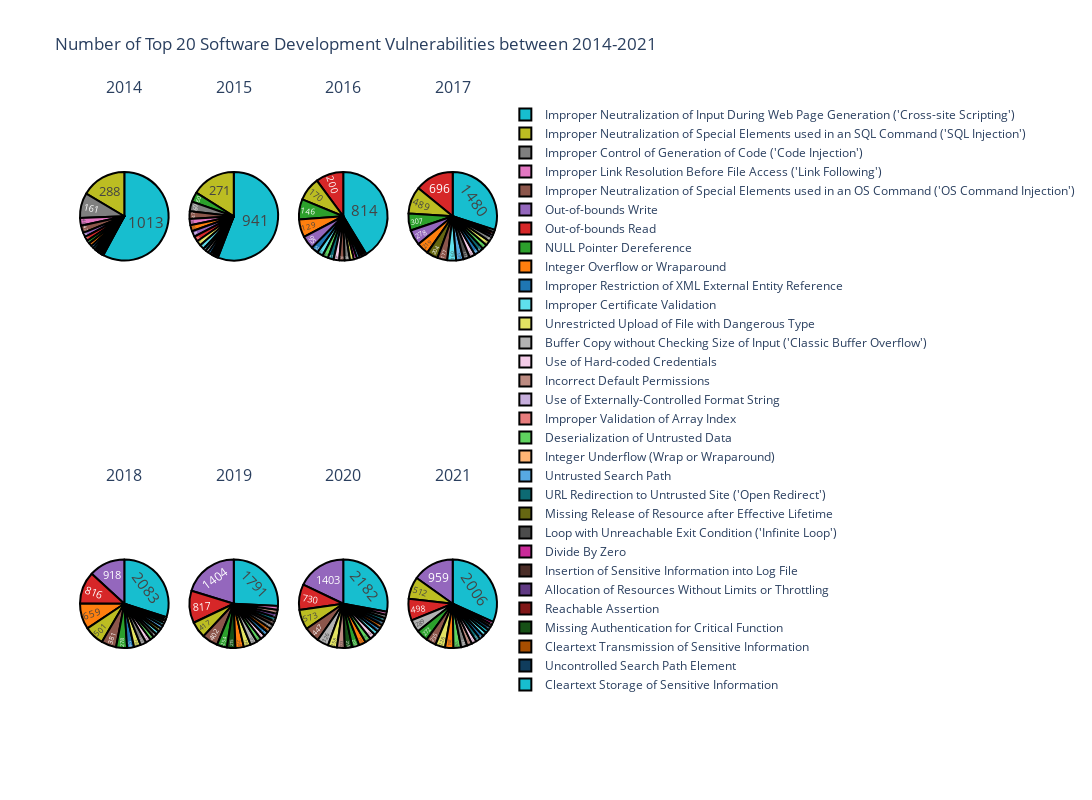

Source (notebook cell):
### Markdown cell above
Following pie charts show number of top 20 Software Development Vulnerabilities according to CWE Name between 2014-2021. Cross site scripting has been the most reported vulnerability in all 8 years.

### Code cell
import plotly.express as px
fig = make_subplots(rows=2, cols=4,  subplot_titles=("2014", "2015", "2016","2017","2018","2019","2020","2021"),
                    specs=[[{"type": "pie"}, {"type": "pie"}, {"type": "pie"}, {"type": "pie"}],[{"type": "pie"},{"type": "pie"},{"type": "pie"},{"type": "pie"}]])

fig.add_trace(go.Pie(labels=dfs2014["index"].values, values=dfs2014["CWE-NAME"].values,name=2014) ,row=1, col=1)
fig.add_trace(go.Pie(labels=dfs2015["index"].values, values=dfs2015["CWE-NAME"].values,name=2015) ,row=1, col=2)
fig.add_trace(go.Pie(labels=dfs2016["index"].values, values=dfs2016["CWE-NAME"].values,name=2016) ,row=1, col=3)
fig.add_trace(go.Pie(labels=dfs2017["index"].values, values=dfs2017["CWE-NAME"].values,name=2017) ,row=1, col=4)
fig.add_trace(go.Pie(labels=dfs2018["index"].values, values=dfs2018["CWE-NAME"].values,name=2018) ,row=2, col=1)
fig.add_trace(go.Pie(labels=dfs2019["index"].values, values=dfs2019["CWE-NAME"].values,name=2019) ,row=2, col=2)
fig.add_trace(go.Pie(labels=dfs2020["index"].values, values=dfs2020["CWE-NAME"].values,name=2020) ,row=2, col=3)
fig.add_trace(go.Pie(labels=dfs2021["index"].values, values=dfs2021["CWE-NAME"].values,name=2021) ,row=2, col=4)

fig.update_traces(hoverinfo='label+percent', textinfo='value', textfont_size=15,textposition='inside',
                  marker=dict(line=dict(color='#000000', width=2)))
fig.update_layout(height=800, width=1700,colorway=px.colors.qualitative.D3_r,
                  title_text="Number of Top 20 Software Development Vulnerabilities between 2014-2021")

fig.show()

### Figure 1 — Plotly figure (JSON) as saved in the notebook; plotly's stock layout.template omitted (floating-point values rounded to 4 significant figures)
{"data": [{"domain": {"x": [0.0, 0.2125], "y": [0.625, 1.0]}, "hoverinfo": "label+percent", "labels": ["Improper Neutralization of Input During Web Page Generation ('Cross-site Scripting')", "Improper Neutralization of Special Elements used in an SQL Command ('SQL Injection')", "Improper Control of Generation of Code ('Code Injection')", "Improper Link Resolution Before File Access ('Link Following')", "Improper Neutralization of Special Elements used in an OS Command ('OS Command Injection')", "Out-of-bounds Write", "Out-of-bounds Read", "NULL Pointer Dereference", "Integer Overflow or Wraparound", "Improper Restriction of XML External Entity Reference", "Improper Certificate Validation", "Unrestricted Upload of File with Dangerous Type", "Buffer Copy without Checking Size of Input ('Classic Buffer Overflow')", "Use of Hard-coded Credentials", "Incorrect Default Permissions", "Use of Externally-Controlled Format String", "Improper Validation of Array Index", "Deserialization of Untrusted Data", "Integer Underflow (Wrap or Wraparound)", "Untrusted Search Path"], "marker": {"line": {"color": "#000000", "width": 2}}, "name": "2014", "textfont": {"size": 15}, "textinfo": "value", "textposition": "inside", "type": "pie", "values": [1013, 288, 161, 49, 47, 28, 27, 21, 21, 17, 15, 13, 11, 9, 6, 6, 6, 5, 4, 3]}, {"domain": {"x": [0.2625, 0.475], "y": [0.625, 1.0]}, "hoverinfo": "label+percent", "labels": ["Improper Neutralization of Input During Web Page Generation ('Cross-site Scripting')", "Improper Neutralization of Special Elements used in an SQL Command ('SQL Injection')", "NULL Pointer Dereference", "Improper Control of Generation of Code ('Code Injection')", "Improper Neutralization of Special Elements used in an OS Command ('OS Command Injection')", "Improper Link Resolution Before File Access ('Link Following')", "Integer Overflow or Wraparound", "Out-of-bounds Write", "Out-of-bounds Read", "Unrestricted Upload of File with Dangerous Type", "Improper Certificate Validation", "URL Redirection to Untrusted Site ('Open Redirect')", "Buffer Copy without Checking Size of Input ('Classic Buffer Overflow')", "Improper Restriction of XML External Entity Reference", "Missing Release of Resource after Effective Lifetime", "Loop with Unreachable Exit Condition ('Infinite Loop')", "Use of Hard-coded Credentials", "Use of Externally-Controlled Format String", "Integer Underflow (Wrap or Wraparound)", "Untrusted Search Path"], "marker": {"line": {"color": "#000000", "width": 2}}, "name": "2015", "textfont": {"size": 15}, "textinfo": "value", "textposition": "inside", "type": "pie", "values": [941, 271, 60, 60, 47, 38, 38, 35, 33, 31, 29, 18, 18, 17, 10, 10, 10, 7, 6, 6]}, {"domain": {"x": [0.525, 0.7375], "y": [0.625, 1.0]}, "hoverinfo": "label+percent", "labels": ["Improper Neutralization of Input During Web Page Generation ('Cross-site Scripting')", "Out-of-bounds Read", "Improper Neutralization of Special Elements used in an SQL Command ('SQL Injection')", "NULL Pointer Dereference", "Integer Overflow or Wraparound", "Out-of-bounds Write", "Improper Restriction of XML External Entity Reference", "Improper Certificate Validation", "Deserialization of Untrusted Data", "URL Redirection to Untrusted Site ('Open Redirect')", "Use of Hard-coded Credentials", "Improper Neutralization of Special Elements used in an OS Command ('OS Command Injection')", "Improper Control of Generation of Code ('Code Injection')", "Unrestricted Upload of File with Dangerous Type", "Divide By Zero", "Untrusted Search Path", "Insertion of Sensitive Information into Log File", "Improper Link Resolution Before File Access ('Link Following')", "Missing Release of Resource after Effective Lifetime", "Buffer Copy without Checking Size of Input ('Classic Buffer Overflow')"], "marker": {"line": {"color": "#000000", "width": 2}}, "name": "2016", "textfont": {"size": 15}, "textinfo": "value", "textposition": "inside", "type": "pie", "values": [814, 200, 170, 146, 129, 95, 52, 43, 41, 41, 40, 39, 38, 29, 22, 21, 16, 15, 11, 9]}, {"domain": {"x": [0.7875, 1.0], "y": [0.625, 1.0]}, "hoverinfo": "label+percent", "labels": ["Improper Neutralization of Input During Web Page Generation ('Cross-site Scripting')", "Out-of-bounds Read", "Improper Neutralization of Special Elements used in an SQL Command ('SQL Injection')", "NULL Pointer Dereference", "Out-of-bounds Write", "Integer Overflow or Wraparound", "Missing Release of Resource after Effective Lifetime", "Improper Neutralization of Special Elements used in an OS Command ('OS Command Injection')", "Improper Certificate Validation", "Untrusted Search Path", "Loop with Unreachable Exit Condition ('Infinite Loop')", "Use of Hard-coded Credentials", "Improper Restriction of XML External Entity Reference", "URL Redirection to Untrusted Site ('Open Redirect')", "Deserialization of Untrusted Data", "Unrestricted Upload of File with Dangerous Type", "Improper Control of Generation of Code ('Code Injection')", "Allocation of Resources Without Limits or Throttling", "Reachable Assertion", "Buffer Copy without Checking Size of Input ('Classic Buffer Overflow')"], "marker": {"line": {"color": "#000000", "width": 2}}, "name": "2017", "textfont": {"size": 15}, "textinfo": "value", "textposition": "inside", "type": "pie", "values": [1480, 696, 489, 307, 278, 219, 204, 177, 160, 131, 117, 102, 92, 87, 87, 86, 82, 49, 47, 45]}, {"domain": {"x": [0.0, 0.2125], "y": [0.0, 0.375]}, "hoverinfo": "label+percent", "labels": ["Improper Neutralization of Input During Web Page Generation ('Cross-site Scripting')", "Out-of-bounds Write", "Out-of-bounds Read", "Integer Overflow or Wraparound", "Improper Neutralization of Special Elements used in an SQL Command ('SQL Injection')", "Improper Neutralization of Special Elements used in an OS Command ('OS Command Injection')", "NULL Pointer Dereference", "Improper Restriction of XML External Entity Reference", "Unrestricted Upload of File with Dangerous Type", "Improper Control of Generation of Code ('Code Injection')", "Use of Hard-coded Credentials", "Deserialization of Untrusted Data", "Loop with Unreachable Exit Condition ('Infinite Loop')", "Improper Certificate Validation", "Missing Release of Resource after Effective Lifetime", "Untrusted Search Path", "URL Redirection to Untrusted Site ('Open Redirect')", "Insertion of Sensitive Information into Log File", "Buffer Copy without Checking Size of Input ('Classic Buffer Overflow')", "Missing Authentication for Critical Function"], "marker": {"line": {"color": "#000000", "width": 2}}, "name": "2018", "textfont": {"size": 15}, "textinfo": "value", "textposition": "inside", "type": "pie", "values": [2083, 918, 816, 659, 501, 381, 278, 178, 169, 153, 130, 103, 95, 95, 88, 84, 79, 63, 47, 44]}, {"domain": {"x": [0.2625, 0.475], "y": [0.0, 0.375]}, "hoverinfo": "label+percent", "labels": ["Improper Neutralization of Input During Web Page Generation ('Cross-site Scripting')", "Out-of-bounds Write", "Out-of-bounds Read", "Improper Neutralization of Special Elements used in an SQL Command ('SQL Injection')", "Improper Neutralization of Special Elements used in an OS Command ('OS Command Injection')", "NULL Pointer Dereference", "Missing Authentication for Critical Function", "Integer Overflow or Wraparound", "Unrestricted Upload of File with Dangerous Type", "Buffer Copy without Checking Size of Input ('Classic Buffer Overflow')", "Deserialization of Untrusted Data", "Use of Hard-coded Credentials", "Improper Restriction of XML External Entity Reference", "Cleartext Transmission of Sensitive Information", "Improper Control of Generation of Code ('Code Injection')", "Insertion of Sensitive Information into Log File", "URL Redirection to Untrusted Site ('Open Redirect')", "Allocation of Resources Without Limits or Throttling", "Incorrect Default Permissions", "Improper Link Resolution Before File Access ('Link Following')"], "marker": {"line": {"color": "#000000", "width": 2}}, "name": "2019", "textfont": {"size": 15}, "textinfo": "value", "textposition": "inside", "type": "pie", "values": [1791, 1404, 817, 417, 402, 254, 215, 210, 179, 173, 124, 123, 114, 113, 109, 102, 97, 97, 96, 94]}, {"domain": {"x": [0.525, 0.7375], "y": [0.0, 0.375]}, "hoverinfo": "label+percent", "labels": ["Improper Neutralization of Input During Web Page Generation ('Cross-site Scripting')", "Out-of-bounds Write", "Out-of-bounds Read", "Improper Neutralization of Special Elements used in an SQL Command ('SQL Injection')", "Improper Neutralization of Special Elements used in an OS Command ('OS Command Injection')", "Buffer Copy without Checking Size of Input ('Classic Buffer Overflow')", "Unrestricted Upload of File with Dangerous Type", "Incorrect Default Permissions", "Missing Authentication for Critical Function", "NULL Pointer Dereference", "Integer Overflow or Wraparound", "Deserialization of Untrusted Data", "Use of Hard-coded Credentials", "Improper Certificate Validation", "Improper Restriction of XML External Entity Reference", "Cleartext Transmission of Sensitive Information", "Uncontrolled Search Path Element", "URL Redirection to Untrusted Site ('Open Redirect')", "Improper Control of Generation of Code ('Code Injection')", "Improper Link Resolution Before File Access ('Link Following')"], "marker": {"line": {"color": "#000000", "width": 2}}, "name": "2020", "textfont": {"size": 15}, "textinfo": "value", "textposition": "inside", "type": "pie", "values": [2182, 1403, 730, 573, 447, 326, 258, 223, 215, 203, 195, 168, 167, 125, 113, 110, 109, 99, 94, 90]}, {"domain": {"x": [0.7875, 1.0], "y": [0.0, 0.375]}, "hoverinfo": "label+percent", "labels": ["Improper Neutralization of Input During Web Page Generation ('Cross-site Scripting')", "Out-of-bounds Write", "Improper Neutralization of Special Elements used in an SQL Command ('SQL Injection')", "Out-of-bounds Read", "Buffer Copy without Checking Size of Input ('Classic Buffer Overflow')", "NULL Pointer Dereference", "Improper Neutralization of Special Elements used in an OS Command ('OS Command Injection')", "Unrestricted Upload of File with Dangerous Type", "Integer Overflow or Wraparound", "Deserialization of Untrusted Data", "Improper Control of Generation of Code ('Code Injection')", "Incorrect Default Permissions", "Use of Hard-coded Credentials", "URL Redirection to Untrusted Site ('Open Redirect')", "Improper Restriction of XML External Entity Reference", "Improper Certificate Validation", "Cleartext Storage of Sensitive Information", "Uncontrolled Search Path Element", "Insertion of Sensitive Information into Log File", "Divide By Zero"], "marker": {"line": {"color": "#000000", "width": 2}}, "name": "2021", "textfont": {"size": 15}, "textinfo": "value", "textposition": "inside", "type": "pie", "values": [2006, 959, 512, 498, 289, 272, 235, 226, 192, 176, 145, 114, 113, 108, 96, 96, 81, 79, 67, 65]}], "layout": {"annotations": [{"font": {"size": 16}, "showarrow": false, "text": "2014", "x": 0.1062, "xanchor": "center", "xref": "paper", "y": 1.0, "yanchor": "bottom", "yref": "paper"}, {"font": {"size": 16}, "showarrow": false, "text": "2015", "x": 0.3688, "xanchor": "center", "xref": "paper", "y": 1.0, "yanchor": "bottom", "yref": "paper"}, {"font": {"size": 16}, "showarrow": false, "text": "2016", "x": 0.6313, "xanchor": "center", "xref": "paper", "y": 1.0, "yanchor": "bottom", "yref": "paper"}, {"font": {"size": 16}, "showarrow": false, "text": "2017", "x": 0.8938, "xanchor": "center", "xref": "paper", "y": 1.0, "yanchor": "bottom", "yref": "paper"}, {"font": {"size": 16}, "showarrow": false, "text": "2018", "x": 0.1062, "xanchor": "center", "xref": "paper", "y": 0.375, "yanchor": "bottom", "yref": "paper"}, {"font": {"size": 16}, "showarrow": false, "text": "2019", "x": 0.3688, "xanchor": "center", "xref": "paper", "y": 0.375, "yanchor": "bottom", "yref": "paper"}, {"font": {"size": 16}, "showarrow": false, "text": "2020", "x": 0.6313, "xanchor": "center", "xref": "paper", "y": 0.375, "yanchor": "bottom", "yref": "paper"}, {"font": {"size": 16}, "showarrow": false, "text": "2021", "x": 0.8938, "xanchor": "center", "xref": "paper", "y": 0.375, "yanchor": "bottom", "yref": "paper"}], "colorway": ["#17BECF", "#BCBD22", "#7F7F7F", "#E377C2", "#8C564B", "#9467BD", "#D62728", "#2CA02C", "#FF7F0E", "#1F77B4"], "height": 800, "title": {"text": "Number of Top 20 Software Development Vulnerabilities between 2014-2021"}, "width": 1700}}
